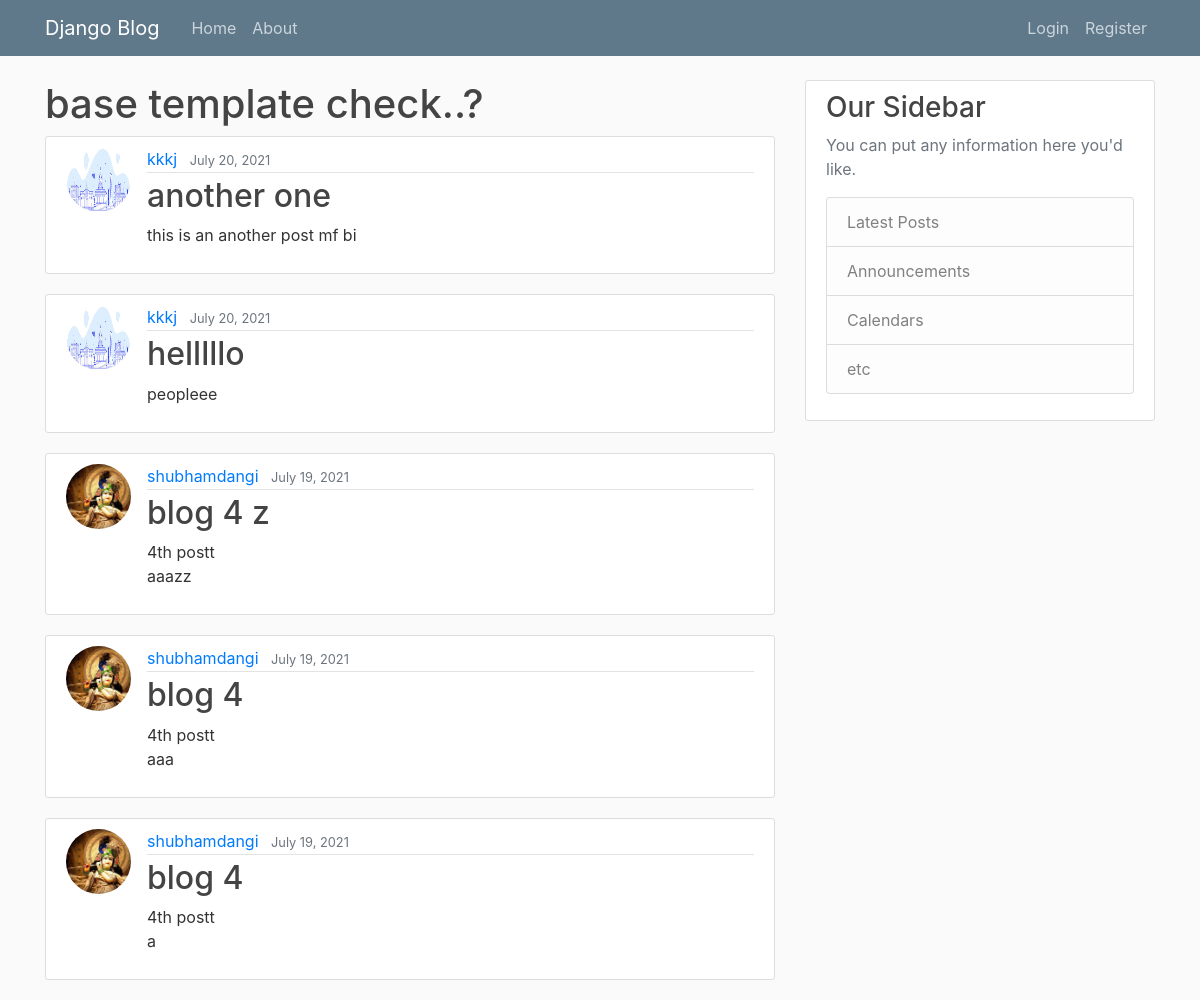
Before: / with the older database file.
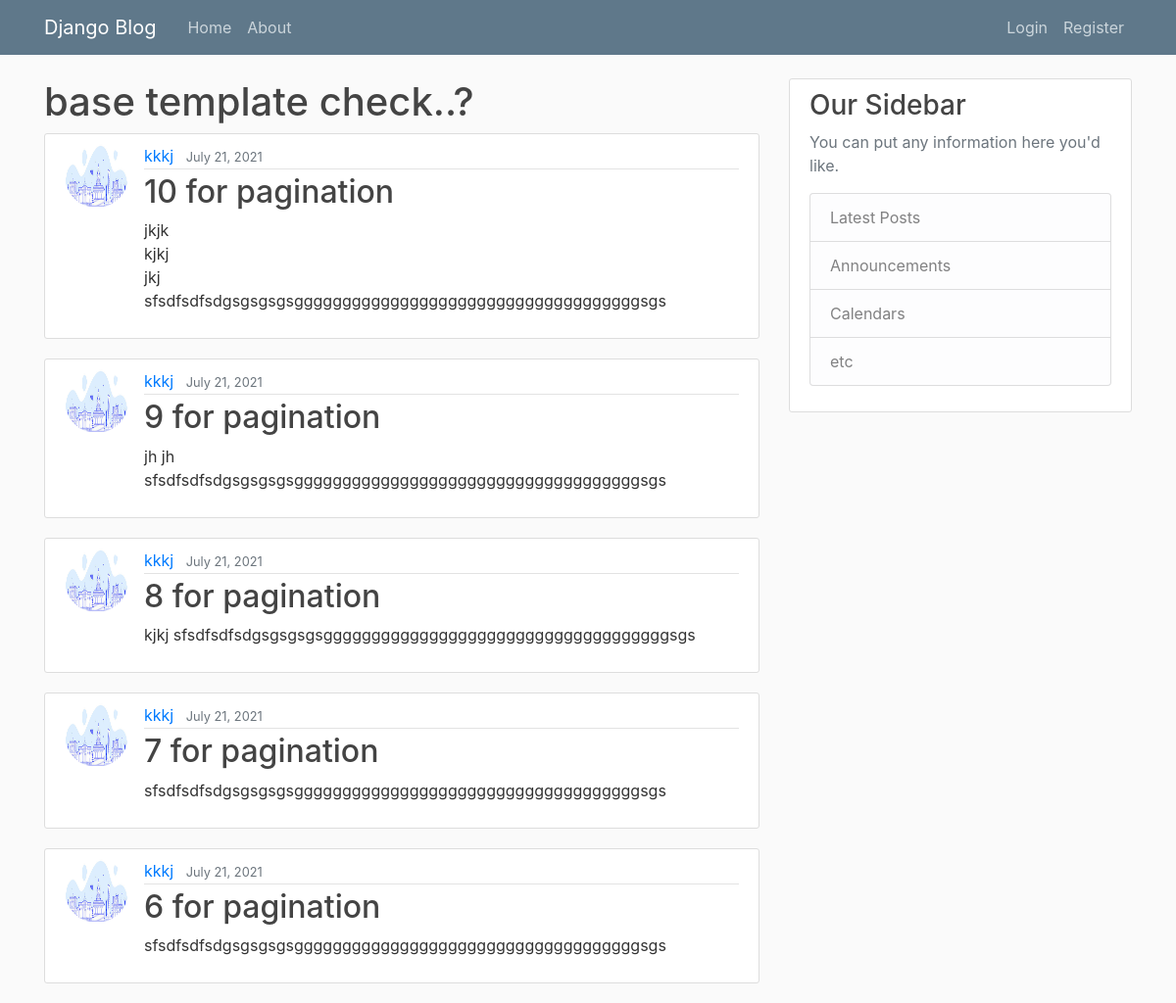
After: the same page with the newer database file.
### myblog/models.py (models this page shows, shortened)
class Post(models.Model):
    title = models.CharField(max_length=100)
    content = models.TextField()
    date_posted = models.DateTimeField(default=timezone.now)
    author = models.ForeignKey(User, on_delete=models.CASCADE)

### users/models.py (models this page shows, shortened)
class Profile(models.Model):
    user = models.OneToOneField(User, on_delete=models.CASCADE)
    image = models.ImageField(default='default.jpg', upload_to='profile_pics')

### myblog/views.py (the view)
# urls.py: path('', PostListView.as_view(), name='site-home'),
class PostListView(ListView):
    model = Post
    template_name = 'myblog/home.html'
    context_object_name = 'posts'
    ordering = ['-date_posted']
    paginate_by = 5

### myblog/templates/myblog/home.html (shortened to what this page needs)
{% extends 'myblog/base.html' %}
{% block content %}
    <h1>base template check..?</h1>
    {% for post in posts %}
    <article class="media content-section">
      <img src="{{ post.author.profile.image.url }}" class="rounded-circle article-img" alt="profile pic">
        <div class="media-body">
          <div class="article-metadata">
            <a class="mr-2" href="#">{{ post.author }}</a>
            <small class="text-muted">{{ post.date_posted|date:"F d, Y" }}</small>
          </div>
          <h2><a class="article-title" href="{% url 'post-detail' post.id %}">{{ post.title }}</a></h2>
          <p class="article-content">{{ post.content }}</p>
        </div>
      </article>
    {% endfor %}
{% endblock content %}

Changed rows visible on the page:
no longer on this page (row unchanged): Post: author.profile.image (placeholder picture), author "kkkj", date_posted "July 20, 2021", title "another one", content "this is an another post mf bi"
no longer on this page (row unchanged): Post: author.profile.image (placeholder picture), author "kkkj", date_posted "July 20, 2021", title "helllllo", content "peopleee"
no longer on this page (row unchanged): Post: author.profile.image (picture), author "shubhamdangi", date_posted "July 19, 2021", title "blog 4 z", content "4th postt aaazz"
no longer on this page (row unchanged): Post: author.profile.image (picture), author "shubhamdangi", date_posted "July 19, 2021", title "blog 4", content "4th postt aaa"
no longer on this page (row unchanged): Post: author.profile.image (picture), author "shubhamdangi", date_posted "July 19, 2021", title "blog 4", content "4th postt a"
added Post: author.profile.image (placeholder picture), author "kkkj", date_posted "July 21, 2021", title "10 for pagination", content "jkjk kjkj jkj sfsdfsdfsdgsgsgsgsggggggggggggggggggggggggggggggggggggsgs"
added Post: author.profile.image (placeholder picture), author "kkkj", date_posted "July 21, 2021", title "9 for pagination", content "jh jh sfsdfsdfsdgsgsgsgsggggggggggggggggggggggggggggggggggggsgs"
added Post: author.profile.image (placeholder picture), author "kkkj", date_posted "July 21, 2021", title "8 for pagination", content "kjkj sfsdfsdfsdgsgsgsgsggggggggggggggggggggggggggggggggggggsgs"
added Post: author.profile.image (placeholder picture), author "kkkj", date_posted "July 21, 2021", title "7 for pagination", content "sfsdfsdfsdgsgsgsgsggggggggggggggggggggggggggggggggggggsgs"
added Post: author.profile.image (placeholder picture), author "kkkj", date_posted "July 21, 2021", title "6 for pagination", content "sfsdfsdfsdgsgsgsgsggggggggggggggggggggggggggggggggggggsgs"
